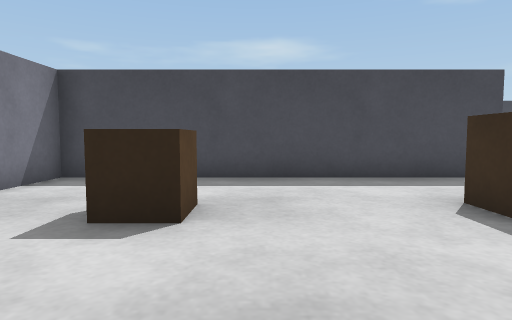
[1] (above)

12 first-person views from a walk through a robot-simulator world made for Webots. The camera is 0.46 m above the floor, tilts 4° down and sees 75° across. The floor is counted in squares, 0.5 m on a side. Each view is taken from the middle of a square. On the plan, view 1 faces up. The plan holds only what a view shows up to about 12 squares ahead; the rest is blank. Robots are left out.

[2]
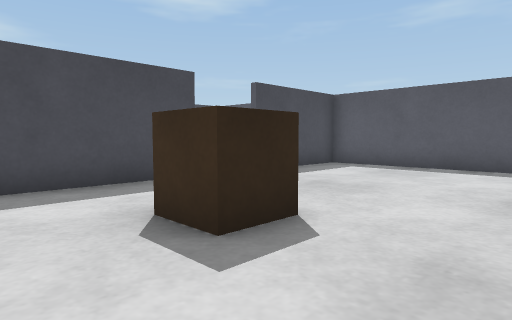

[3]
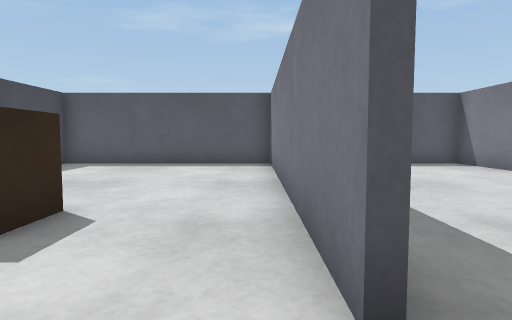

[4]
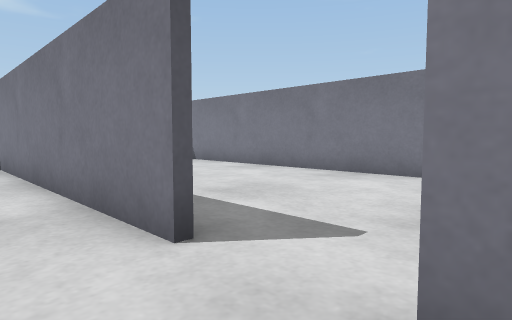

[5]
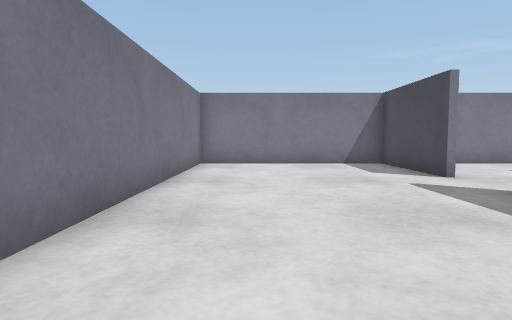

[6]
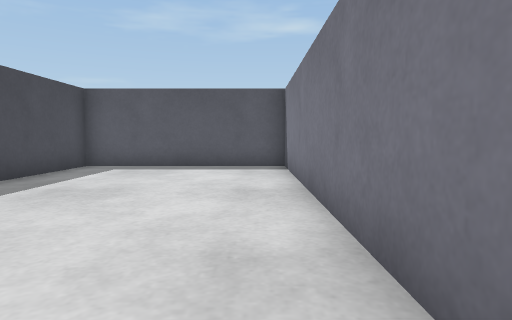

[7]
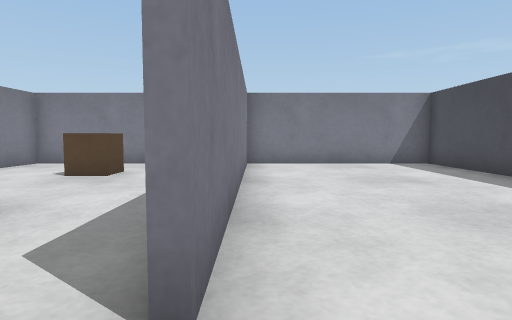

[8]
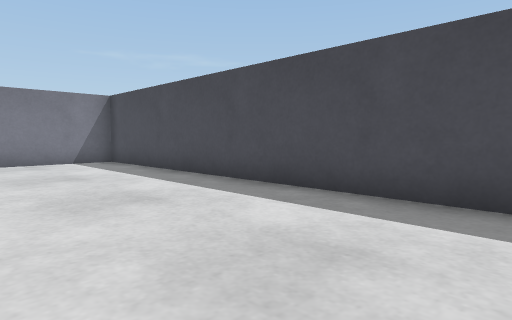

[9]
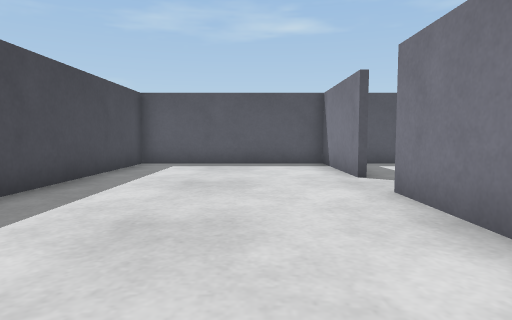

[10]
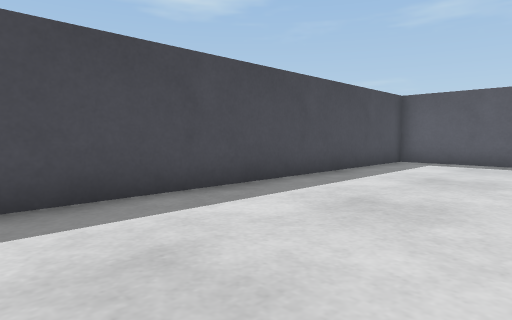

[11]
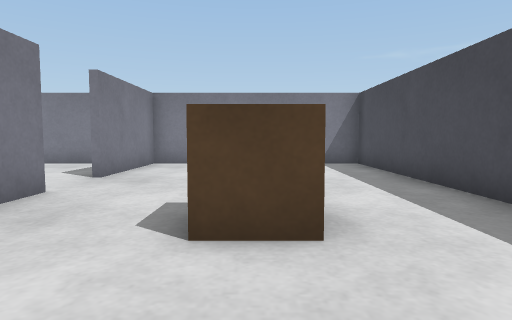

[12]
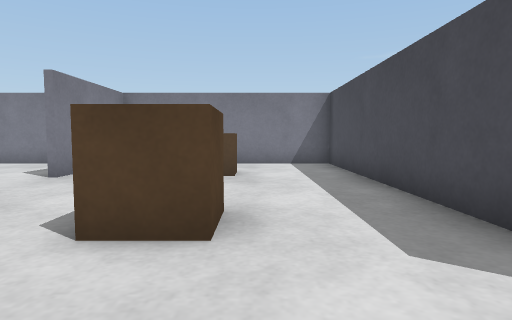

### Floor plan
Ten units are one square. View 1 is at (0, 0); x grows to the right and y downward. Boxes are objects, and circles mark ways between rooms. Rooms are numbered by the first view taken in them; rooms with no view inside come last. Other rooms are left out.
<svg viewBox="-50 -144 169 208">
<path fill="none" stroke="#000" d="M-5 -3 -44 -3 -44 59 114 59 114 -3 78 -3M14 -5 111 -5M56 -75 -45 -75M-44 -79 -44 -5 -5 -5M114 -5 114 -75 75 -75M75 -77 114 -77 114 -139 -44 -139 -44 -79M-45 -77 55 -77"/>
<rect x="-25" y="-45" width="20" height="10" fill="#bbb"><title>brown box</title></rect>
<rect x="25" y="-45" width="20" height="10" fill="#bbb"><title>brown box</title></rect>
<circle cx="5" cy="0" r="3" fill="#2a7"/>
<circle cx="65" cy="-80" r="3" fill="#2a7"/>
<text x="30" y="30">1</text>
<text x="30" y="-40">2</text>
<text x="40" y="-110">3</text>
</svg>
Room 1 opens to room 2. Room 2 opens to room 3.

Where each view was taken, in squares from view 1:
view 1: 0 up, 0 right, facing up
view 2: 1 up, 1 right, facing up-right
view 3: 1 up, 0 right, facing right
view 4: 2 up, 1 left, facing down-right
view 5: 4 down, 7 right, facing left
view 6: 5 down, 1 right, facing right
view 7: 8 up, 7 right, facing left
view 8: 9 up, 8 right, facing up-left
view 9: 10 up, 0 right, facing right
view 10: 9 up, 1 left, facing up-right
view 11: 4 up, 7 right, facing left
view 12: 5 up, 7 right, facing left
